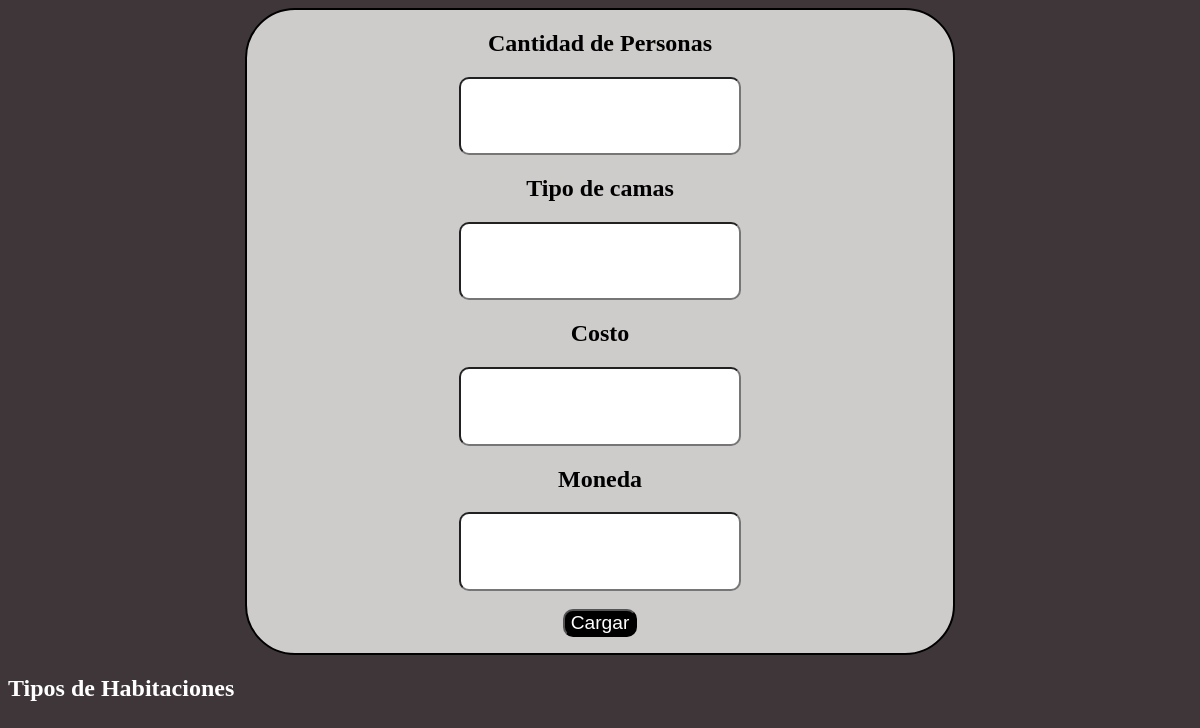
Before: /cargarTipoHabitacion.php with the older database file.
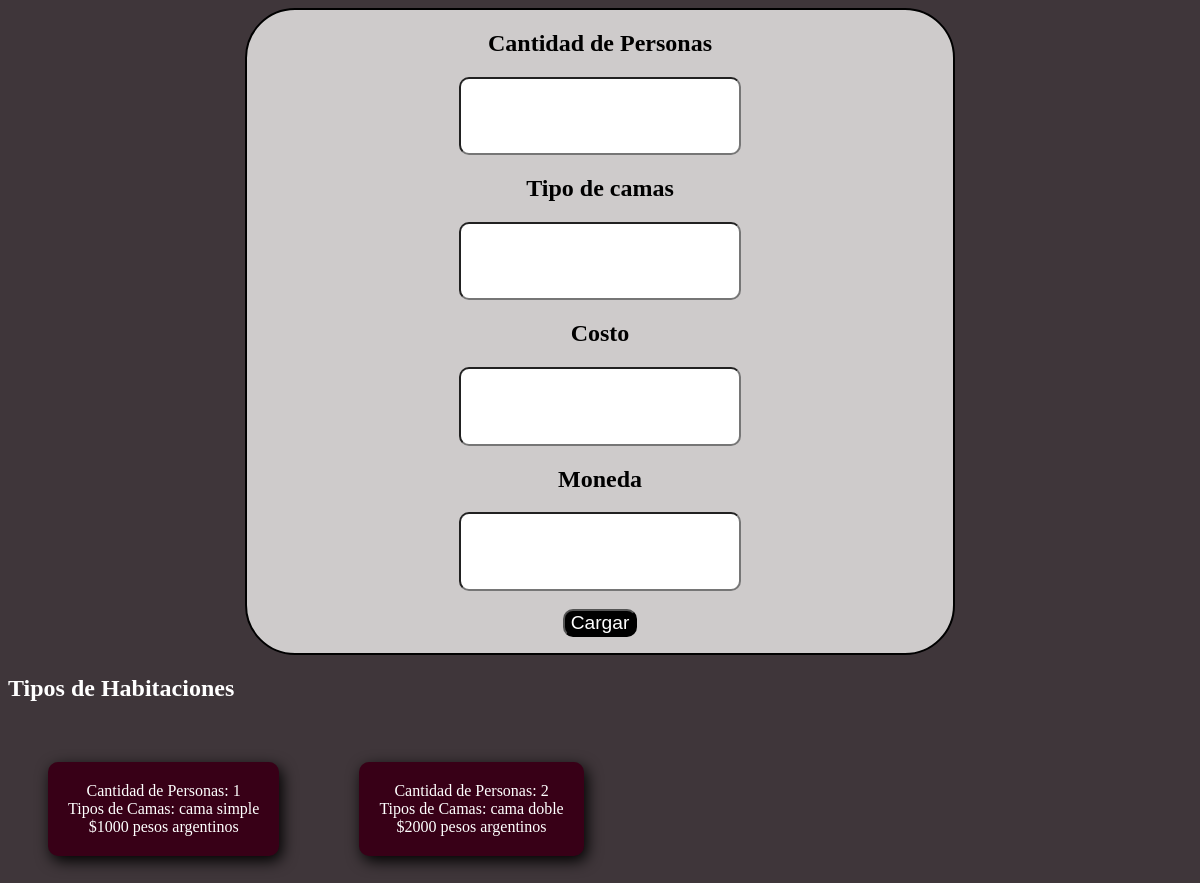
After: the same page with the newer database file.
### tables this page shows
CREATE TABLE IF NOT EXISTS `servi_habitacion` (
  `id` int NOT NULL AUTO_INCREMENT,
  `cantidad_persona` int NOT NULL,
  `descripcion` varchar(500) NOT NULL,
  `costo` int NOT NULL,
  `moneda` varchar(150) NOT NULL,
  PRIMARY KEY (`id`)
);

### cargarTipoHabitacion.php (the view, shortened to what this page needs)
<!DOCTYPE html>
<!DOCTYPE html>
<html lang="en">
<head>
    <link rel="stylesheet" href="estilo.css">
</head>
<body>
    <div class="cargar">
        <form action="" method="post">
            <h2>Cantidad de Personas</h2>
            <input type="number" name="cantPer"> <br>
            <h2>Tipo de camas</h2>
            <input type="text" name="tipo"> <br>
            <h2>Costo</h2>
            <input type="number" name="costo"> <br>
            <h2>Moneda</h2>
            <input type="text" name="moneda"> <br>
            <br>
            <button id="guardar">Cargar</button>
        </form>
    </div>
    <h2 class="b">Tipos de Habitaciones</h2>
    <?php
                include('conexion.php');
                $habi = mysqli_query($conexion, "SELECT * FROM `servi_habitacion` WHERE 1");
                while ($a = mysqli_fetch_array($habi)) {
                    echo "<div class='verHabi' >";
                    echo "Cantidad de Personas: ".$a['cantidad_persona']." <br>";
                    echo "Tipos de Camas: ".$a['descripcion']." <br>";
                    echo "$".$a['costo']." ".$a['moneda'];
                    echo "</div>";
                }
        ?>
</body>
</html>

Changed rows visible on the page:
added servi_habitacion: cantidad_persona "1", descripcion "cama simple", costo "1000", moneda "pesos argentinos"
added servi_habitacion: cantidad_persona "2", descripcion "cama doble", costo "2000", moneda "pesos argentinos"
